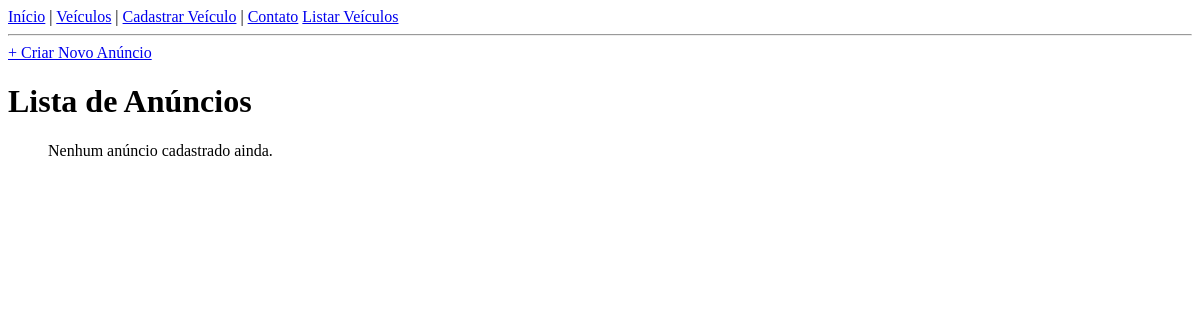
The page /listar-anuncios/ on the database as committed earlier.
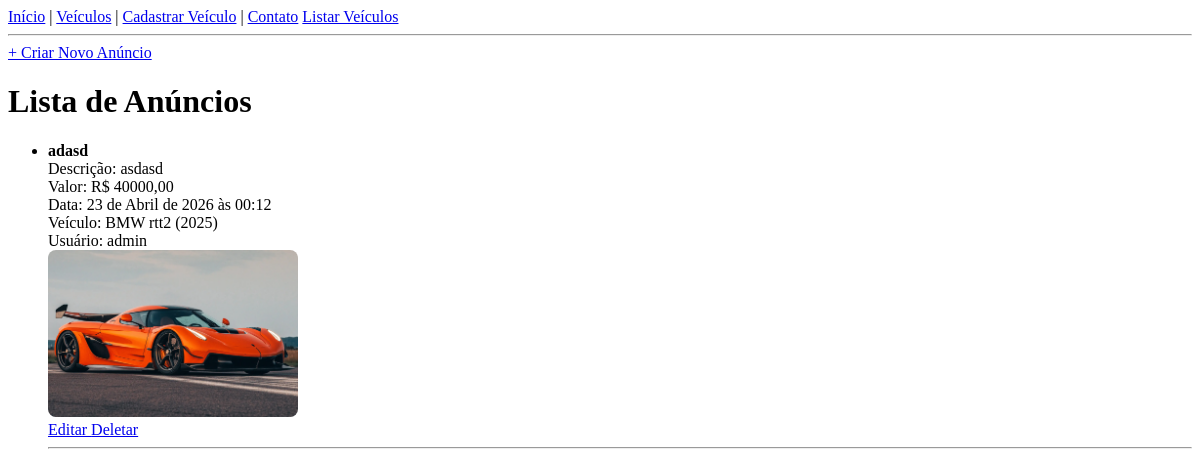
The same page on the database as committed later.
### anuncio/models.py (models this page shows, shortened)
class Anuncio(models.Model):
    id = models.AutoField(primary_key=True)
    titulo = models.CharField(max_length=100)
    descricao = models.TextField()
    valor = models.DecimalField(max_digits=10, decimal_places=2)
    data_criacao = models.DateTimeField(auto_now_add=True)
    veiculo = models.ForeignKey(Veiculo, on_delete=models.CASCADE)
    usuario = models.ForeignKey(User, on_delete=models.CASCADE)

### veiculo/models.py (models this page shows)
class Veiculo(models.Model):
    marca = models.SmallIntegerField(choices=OPCOES_MARCAS,default=1)
    modelo = models.CharField(max_length=100)
    ano = models.IntegerField()
    cor = models.SmallIntegerField(choices=OPCOES_CORES,default=1)
    combustivel = models.SmallIntegerField(choices=OPCOES_COMBUSTIVEL,default=1)
    foto = models.ImageField(blank=True,null=True,upload_to='veiculos/fotos')
    def __str__(self):
        return f'{self.get_marca_display()} {self.modelo} ({self.ano})'

### anuncio/views.py (the view)
# urls.py: path('listar-anuncios/', ListarAnuncios.as_view(), name='listar-anuncios'),
class ListarAnuncios(ListView):
    model = Anuncio
    context_object_name = "anuncios"
    template_name = "ListarAnuncios.html"
    def get_queryset(self):
        pesquisa = self.request.GET.get("pesquisa", None)
        queryset = Anuncio.objects.all()
        if pesquisa:
            queryset = queryset.filter(titulo__icontains=pesquisa)
        return queryset

### templates/ListarAnuncios.html
{% extends 'base.html' %} {% block title %}Lista de Anúncios{% endblock %}
{% block content %}
    <div class="mb-3">
        <a href="{% url 'criar-anuncio' %}" class="btn btn-success">
            + Criar Novo Anúncio
        </a>
    </div>
    <h1>Lista de Anúncios</h1>
    <ul>
        {% for anuncio in anuncios %}
            <li class="mb-4">
                <strong>{{ anuncio.titulo }}</strong><br>
                Descrição: {{ anuncio.descricao }}<br>
                Valor: R$ {{ anuncio.valor }}<br>
                Data: {{ anuncio.data_criacao }}<br>
                Veículo: {{ anuncio.veiculo }}<br>
                Usuário: {{ anuncio.usuario }}<br>
                <img src="{{ anuncio.veiculo.foto.url }}" alt="Foto do veículo" style="max-width: 250px; border-radius: 8px;">
                <div class="mt-2">
                    <a href="{% url 'editar-anuncio' anuncio.pk %}" class="btn btn-warning btn-sm">
                        Editar
                    </a>
                    <a href="{% url 'deletar-anuncio' anuncio.pk %}" class="btn btn-danger btn-sm">
                        Deletar
                    </a>
                </div>
            </li>
            <hr>
        {% empty %}
            <p>Nenhum anúncio cadastrado ainda.</p>
        {% endfor %}
    </ul> {% endblock %}

Rows that differ between the two databases and show on the page:
added Anuncio: titulo "adasd", descricao "asdasd", valor "40000,00", data_criacao "23 de Abril de 2026 às 00:12", veiculo "BMW rtt2 (2025)", usuario "admin", veiculo.foto (picture)
Other text that changed with them:
text no longer shown: "Nenhum anúncio cadastrado ainda."
